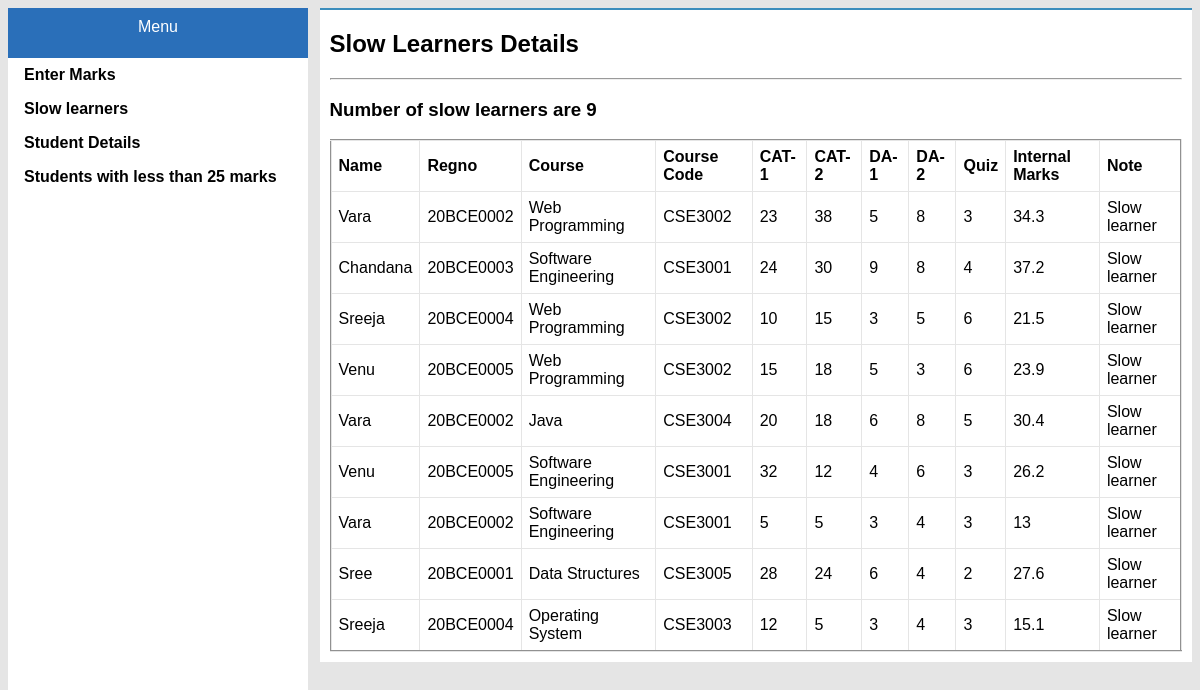
The page /slow.php on the database its author committed.
### tables this page shows
CREATE TABLE `marks` (
  `Name` varchar(30) DEFAULT NULL,
  `Regno` varchar(10) DEFAULT NULL,
  `Course` varchar(20) DEFAULT NULL,
  `Ccode` varchar(10) DEFAULT NULL,
  `cat1` float DEFAULT NULL,
  `cat2` float DEFAULT NULL,
  `da1` float DEFAULT NULL,
  `da2` float DEFAULT NULL,
  `quiz` float DEFAULT NULL,
  `int_marks` float DEFAULT NULL,
  `note` varchar(20) DEFAULT NULL
);

### slow.php (the view, shortened to what this page needs)
<!DOCTYPE html>
<html lang="en">
<head>
</head>
<body style="background-color:rgb(229,229,229); font-family:Arial">
<div style="float:left; width:25%;">
        <ol>
        <li style="background-color:rgb(42,111,185); height:30px; color:white; text-align:center; padding:10px;">Menu</li>
        <li><a href="enter_marks.php" target="rightframe">Enter Marks</a></li>
        <li><a href="slow.php" target="rightframe">Slow learners</a></li>
        <li><a href="display.php" target="rightframe">Student Details</a></li>
        <li><a href="lessthan25.php" target="rightframe">Students with less than 25 marks</a></li>
    </ol>
    </div>
        <div class="right" style="background-color:rgb(255,255,255);">
        <h2>Slow Learners Details</h2>
        <hr>
        <?php
            $con = mysqli_connect("localhost", "root", "", "stu_rec");
            $query = "SELECT * FROM Marks where note='Slow learner'";
            echo '<table border="2" cellspacing="0" cellpadding="10">
                <tr>
                    <td><b>Name</b></td>
                    <td><b>Regno</b></td>
                    <td><b>Course</b></td>
                    <td><b>Course Code</b></td>
                    <td><b>CAT-1</b></td>
                    <td><b>CAT-2</b></td>
                    <td><b>DA-1</b></td>
                    <td><b>DA-2</b></td>
                    <td><b>Quiz</b></td>
                    <td><b>Internal Marks</b></td>
                    <td><b>Note</b></td>
                </tr>';
            if ($result = mysqli_query($con, $query)) {
                while ($row = mysqli_fetch_assoc($result)) {
                    $field1name = $row["Name"];
                    $field2name = $row["Regno"];
                    $field3name = $row["Course"];
                    $field4name = $row["Ccode"];
                    $field5name = $row["cat1"];
                    $field6name = $row["cat2"];
                    $field7name = $row["da1"];
                    $field8name = $row["da2"];
                    $field9name = $row["quiz"];
                    $field10name = $row["int_marks"];
                    $field11name = $row["note"];
                    echo '<tr>
                        <td> <font>'.$field1name.'</font></td>
                        <td> <font>'.$field2name.'</font></td>
                        <td> <font>'.$field3name.'</font></td>
                        <td> <font>'.$field4name.'</font></td>
                        <td> <font>'.$field5name.'</font></td>
                        <td> <font>'.$field6name.'</font></td>
                        <td> <font>'.$field7name.'</font></td>
                        <td> <font>'.$field8name.'</font></td>
                        <td> <font>'.$field9name.'</font></td>
                        <td> <font>'.$field10name.'</font></td>
                        <td> <font>'.$field11name.'</font></td>
                    </tr>';
                    }
                }
                $num_rows = mysqli_num_rows($result);
                echo '<h3>Number of slow learners are '.$num_rows.'</h3>';
            ?>
    </div>
</body>
</html>

### slow.php (style rules this page uses)
table { border-collapse: collapse; border-color:rgb(229,229,229); }
th,td { padding:7px; }
.right { padding:10px; padding-top: 0px; border:1px; border-color:rgb(229,229,229); border-top: 2px rgb(60,141,188) solid; float:right; width:72%; height:100%; }
ol { list-style-type: none; margin: 0; padding: 0; width: 25%; background-color: white; position: fixed; height: 100%; overflow: auto; }
li a { display: block; color: #000; padding: 8px 16px; text-decoration: none; font-weight: bold; }

### rows shown on the page
marks: Name "Vara", Regno "20BCE0002", Course "Web Programming", Ccode "CSE3002", cat1 "23", cat2 "38", da1 "5", da2 "8", quiz "3", int_marks "34.3", note "Slow learner"
marks: Name "Chandana", Regno "20BCE0003", Course "Software Engineering", Ccode "CSE3001", cat1 "24", cat2 "30", da1 "9", da2 "8", quiz "4", int_marks "37.2", note "Slow learner"
marks: Name "Sreeja", Regno "20BCE0004", Course "Web Programming", Ccode "CSE3002", cat1 "10", cat2 "15", da1 "3", da2 "5", quiz "6", int_marks "21.5", note "Slow learner"
marks: Name "Venu", Regno "20BCE0005", Course "Web Programming", Ccode "CSE3002", cat1 "15", cat2 "18", da1 "5", da2 "3", quiz "6", int_marks "23.9", note "Slow learner"
marks: Name "Vara", Regno "20BCE0002", Course "Java", Ccode "CSE3004", cat1 "20", cat2 "18", da1 "6", da2 "8", quiz "5", int_marks "30.4", note "Slow learner"
marks: Name "Venu", Regno "20BCE0005", Course "Software Engineering", Ccode "CSE3001", cat1 "32", cat2 "12", da1 "4", da2 "6", quiz "3", int_marks "26.2", note "Slow learner"
marks: Name "Vara", Regno "20BCE0002", Course "Software Engineering", Ccode "CSE3001", cat1 "5", cat2 "5", da1 "3", da2 "4", quiz "3", int_marks "13", note "Slow learner"
marks: Name "Sree", Regno "20BCE0001", Course "Data Structures", Ccode "CSE3005", cat1 "28", cat2 "24", da1 "6", da2 "4", quiz "2", int_marks "27.6", note "Slow learner"
marks: Name "Sreeja", Regno "20BCE0004", Course "Operating System", Ccode "CSE3003", cat1 "12", cat2 "5", da1 "3", da2 "4", quiz "3", int_marks "15.1", note "Slow learner"

### other values the page prints
$num_rows "9"
